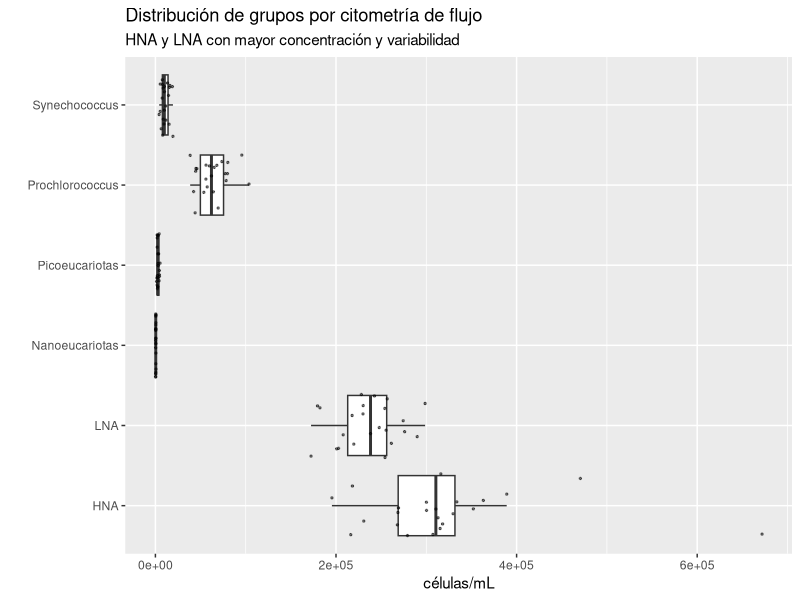
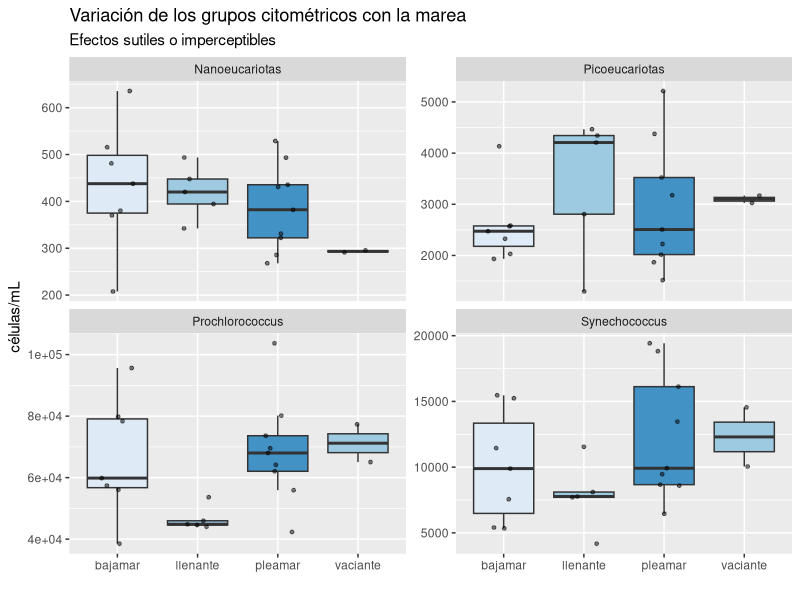
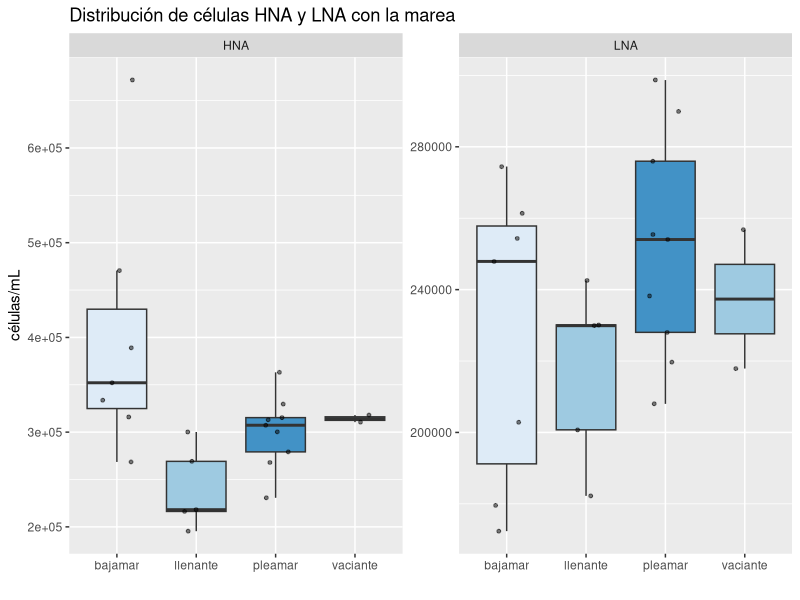
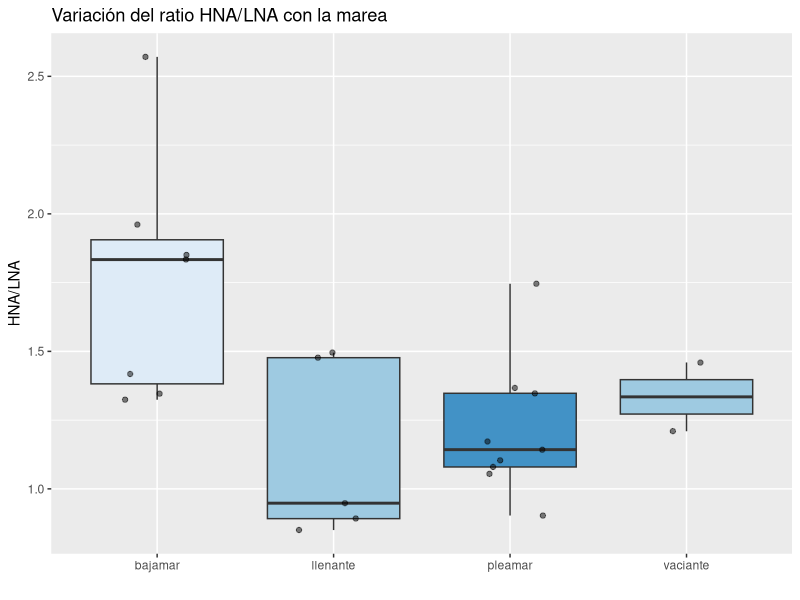
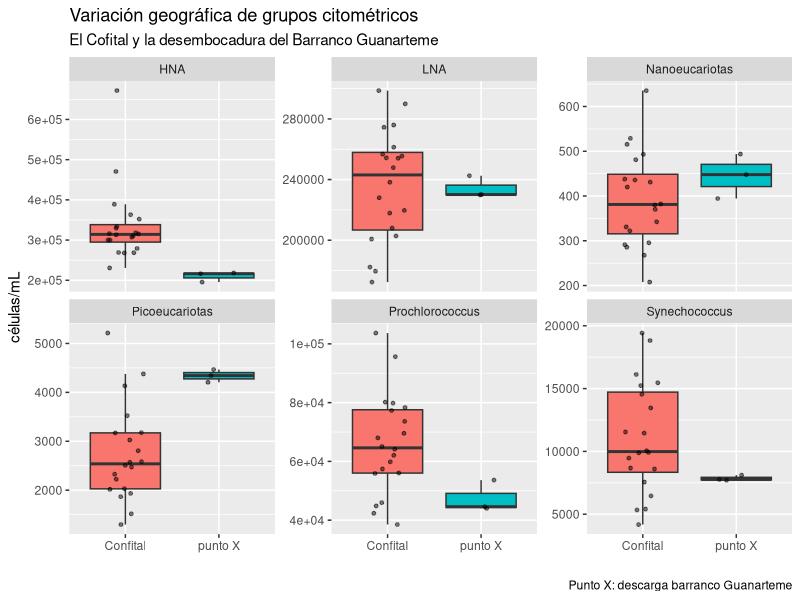
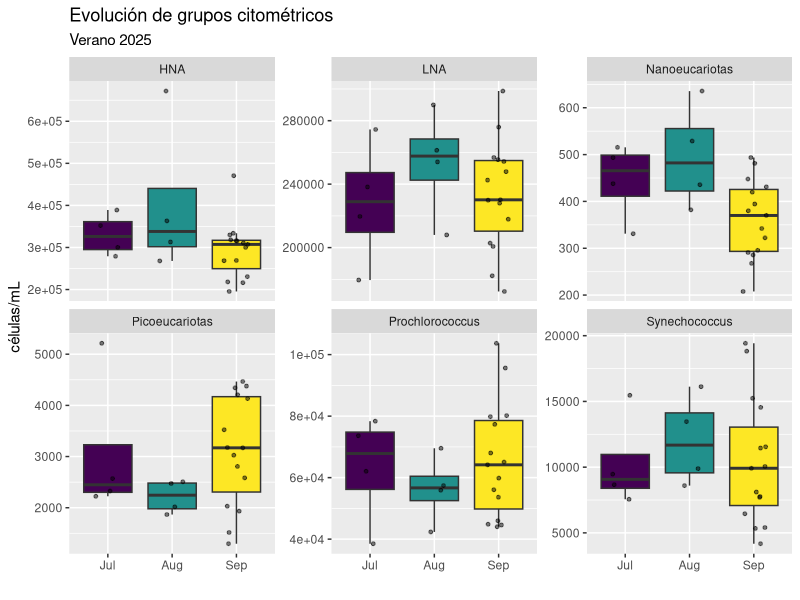

These figures' R source, in order:
## ---- chunk 1
#| label: tidy
#| message: false

library(tidyverse)

# Lee la hoja de cálculo recortada
datos <- readxl::read_xlsx(
  "data/DATOS revisados Confital 2025 18 Marzo 2026.xlsx",
  col_names = c(
    "Muestras", "Synechococcus", "Prochlorococcus", "Picoeucariotas",
    "Nanoeucariotas", "HNA", "LNA"
  ),
  range = "Hoja1!B4:H26"
)

# Alarga en una sola columna de concentraciones
datos <- datos |> pivot_longer(
  c(
    "Synechococcus", "Prochlorococcus", "Picoeucariotas", "Nanoeucariotas",
    "HNA", "LNA"
  ),
  names_to = "Grupo",
  values_to = "Valor"
)

## ---- chunk 2
#| label: transform

# Separa las muestras en categorías contenidas en una cadena
datos <- datos |> separate_wider_regex(
  Muestras,
  patterns = c(
    Fecha = "\\d{4}", # Cuatro primeros dígitos
    "_",
    Lugar = "[^_]*", # Serie de caracteres no "_"
    "_",
    Marea = "[^.|\\d]*", # Serie de caracteres que no sea dígito o "."
    Repeticion = "\\d" # Un único dígito
  ),
  too_few = "align_start"
)

# Ajusta Fecha a formato date
datos <- datos |> mutate(Fecha = dmy(Fecha, truncated = 1))

# Separa por el día y mes de la muestra
datos <- datos |> mutate(Dia = day(Fecha), .after = Fecha) |> 
  mutate(Mes = month(Fecha, label = T, locale = "es_ES.UTF-8"), .after = Fecha)

# Separa los datos en supergrupo de bajos valores
datos_bajos <- datos |> filter(
  Grupo %in% c("Synechococcus", "Prochlorococcus",
               "Picoeucariotas", "Nanoeucariotas")
)

# Separa los datos en supergrupo de altos valores
datos_altos <- datos |> filter(Grupo %in% c("HNA", "LNA"))

# Calcula el ratio HNA/LNA
datos_ratio <- datos_altos |> pivot_wider(
  names_from = Grupo, values_from = Valor
) |> 
  mutate(Ratio = HNA/LNA, .keep = "unused")
## ---- chunk 3
#| label: visualize

# Distribución general de los datos por Grupo
fig_distribucion <- datos |> ggplot(aes(Valor, Grupo)) +
  geom_boxplot(outliers = F) +
  geom_jitter(alpha = .5, width = .2, size = .5) +
  labs(
    title = "Distribución de grupos por citometría de flujo",
    subtitle = "HNA y LNA con mayor concentración y variabilidad",
    x = "células/mL",
    y = ""
  )

# ---- Efecto de la marea ----

# Distribución de bajos por estado de la marea
fig_marea_bajos <- datos_bajos |> ggplot(aes(Marea, Valor)) +
  geom_boxplot(aes(fill = Marea), outliers = F, show.legend = F) +
  geom_jitter(alpha = .5, width = .2, size = 1) +
  facet_wrap(~Grupo, scales = "free_y") +
  scale_fill_manual(values = c("#DEEBF7", "#9ECAE1", "#4292C6", "#9ECAE1")) +
  labs(
    title = "Variación de los grupos citométricos con la marea",
    subtitle = "Efectos sutiles o imperceptibles",
    x = "",
    y = "células/mL"
  )

# Distribución de altos por estado de la marea
fig_marea_altos <- datos_altos |> ggplot(aes(Marea, Valor)) +
  geom_boxplot(aes(fill = Marea), outliers = F, show.legend = F) +
  geom_jitter(alpha = .5, width = .2, size = 1) +
  facet_wrap(~Grupo, scales = "free_y") +
  scale_fill_manual(values = c("#DEEBF7", "#9ECAE1", "#4292C6", "#9ECAE1")) +
  labs(
    title = "Distribución de células HNA y LNA con la marea",
    x = "",
    y = "células/mL"
  )

# Distribución de ratio por estado de la marea
fig_marea_ratio <- datos_ratio |> ggplot(aes(Marea, Ratio)) +
  geom_boxplot(aes(fill = Marea), outliers = F, show.legend = F) +
  geom_jitter(alpha = .5, width = .2) +
  scale_fill_manual(values = c("#DEEBF7", "#9ECAE1", "#4292C6", "#9ECAE1")) +
  labs(
    title = "Variación del ratio HNA/LNA con la marea",
    x = "",
    y = "HNA/LNA"
  )

# ---- Variación geográfica ----

# Distribución general por lugar
fig_lugar <- datos |> ggplot(aes(Lugar, Valor)) +
  geom_boxplot(aes(fill = Lugar), outliers = F, show.legend = F) +
  geom_jitter(alpha = .5, width = .2, size = 1) +
  facet_wrap(~Grupo, scales = "free_y") +
  labs(
    title = "Variación geográfica de grupos citométricos",
    subtitle = "El Cofital y la desembocadura del Barranco Guanarteme",
    x = "",
    y = "células/mL",
    caption = "Punto X: descarga barranco Guanarteme"
  )

# ---- Variación temporal ----

# Distribución general por mes
fig_mes <- datos |> ggplot(aes(Mes, Valor)) +
  geom_boxplot(aes(fill = Mes), outliers = F, show.legend = F) +
  geom_jitter(alpha = .5, width = .2, size = 1) +
  facet_wrap(~Grupo, scales = "free_y") +
  labs(
    title = "Evolución de grupos citométricos",
    subtitle = "Verano 2025",
    x = "",
    y = "células/mL"
  )
## ---- chunk 4
#| label: fig-distribucion
fig_distribucion
## ---- chunk 5
#| label: fig-marea-bajos
fig_marea_bajos
## ---- chunk 6
#| label: fig-marea-altos
fig_marea_altos
## ---- chunk 7
#| label: fig-marea-ratio
fig_marea_ratio
## ---- chunk 8
#| label: fig-lugar
fig_lugar
## ---- chunk 9
#| label: fig-mes
fig_mes
